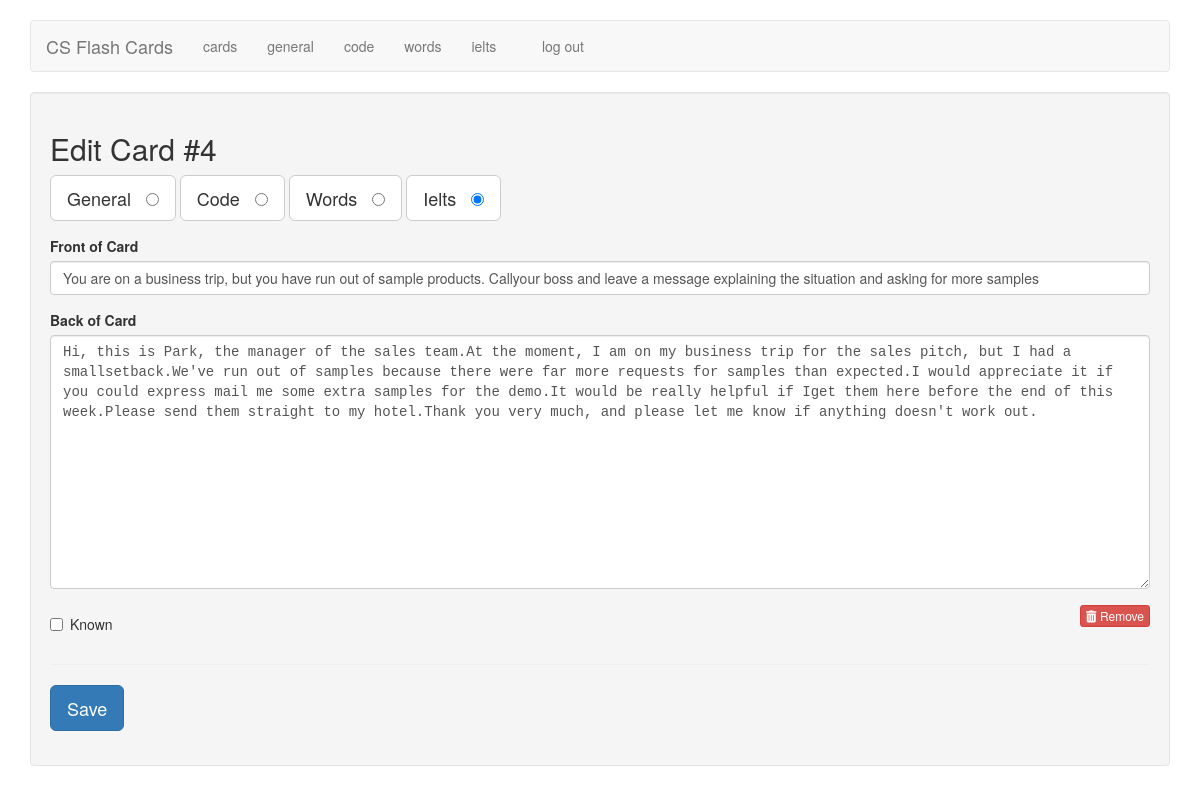
Page /edit/4 (signed in) on the committed database.
### tables this page shows
CREATE TABLE cards (
  id integer primary key autoincrement,
   /* 1 for interview, 2 for code, 3 for english, 4 for ielts */
  type tinyint not null,
  front text not null,
  back text not null,
  sort int default 0,
  known boolean default 0
);

### flash_cards.py (the view)
@application.route('/edit/<card_id>')
def edit(card_id):
    if not session.get('logged_in'):
        return redirect(url_for('login'))
    db = get_db()
    query = '''
        SELECT id, type, front, back, known
        FROM cards
        WHERE id = ?
    '''
    cur = db.execute(query, [card_id])
    card = cur.fetchone()
    return render_template('edit.html', card=card)

### flash_cards.py (called while the page is built)
def connect_db():
    rv = sqlite3.connect(application.config['DATABASE'])
    rv.row_factory = sqlite3.Row
    return rv

def get_db():
    if not hasattr(g, 'sqlite_db'):
        g.sqlite_db = connect_db()
    return g.sqlite_db

### templates/edit.html (shortened to what this page needs)
{% extends "layout.html" %}
{% block body %}
    <div class="well">
        <h2>Edit Card #{{ card.id }}</h2>
        <form action="{{ url_for('edit_card') }}" method="post" class="cardForm">
            <div class="form-group">
                <label for="general" class="btn btn-default btn-lg">General &nbsp;
                    <input type="radio" name="type" value="1"
                           id="general" {{ "checked" if (card.type == 1) else "" }} />
                </label>
                <label for="code" class="btn btn-default btn-lg">Code &nbsp;
                    <input type="radio" name="type" value="2" id="code" {{ "checked" if (card.type == 2) else "" }} />
                </label>
                <label for="eng" class="btn btn-default btn-lg">Words &nbsp;
                    <input type="radio" name="type" value="3" id="eng" {{ "checked" if (card.type == 3) else "" }} />
                </label>
                <label for="ielts" class="btn btn-default btn-lg">Ielts &nbsp;
                    <input type="radio" name="type" value="2" id="ielts" {{ "checked" if (card.type == 4) else "" }} />
                </label>
            </div>
            <div class="form-group">
                <label for="front">Front of Card</label>
                <input type="text" name="front" id="front" class="form-control" value="{{ card.front|e }}">
            </div>
            <div class="form-group">
                <label for="back">Back of Card</label>
                <textarea name="back"
                          class="form-control"
                          id="back"
                          placeholder="back of card"
                          rows="12">{{ card.back|e }}</textarea>
            </div>
            <div class="row">
                <div class="col-xs-6">
                    <div class="checkbox">
                        <label>
                            <input type="checkbox" name="known"
                               value="1" {{ "checked" if (card.known == 1) else "" }} /> Known
                        </label>
                    </div>
                </div>
                <div class="col-xs-6 text-right">
                    <a href="{{ url_for('delete', card_id=card.id) }}" class="btn btn-danger btn-xs">
                        <i class="fa fa-trash"></i>
                        Remove
                    </a>
                </div>
            </div>
            <hr />
            <div class="form-group">
                <button type="submit" class="saveButton btn btn-lg btn-primary">Save</button>
            </div>
        </form>
    </div>
{% endblock %}

### static/style.css (style rules this page uses)
textarea { font-family: monospace; }

### rows in the picture
cards: id "4", front "You are on a business trip, but you have run out of sample products. Callyour boss and leave a message explaining the situation and asking for more samples", back "Hi, this is Park, the manager of the sales team.At the moment, I am on my business trip for the sales pitch, but I had a smallsetback.We've run out of samples because there were far more requests for samples than expected.I would appreciate it if you could express mail me some extra samples for the demo.It would be really helpful if Iget them here before the end of this week.Please send them straight to my hotel.Thank you very much, and please let me know if anything doesn't work out."
